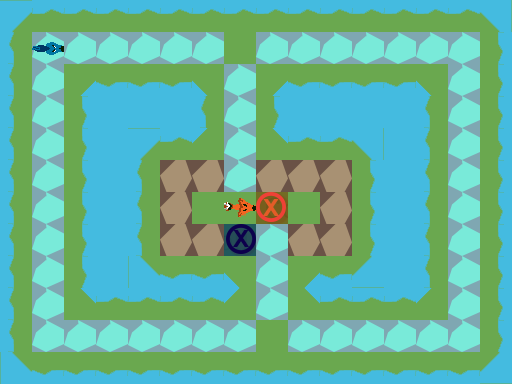

A level layout from a 2D game, rendered from its tile map. Below: a short description, then the map file with its tile-grid data intact:
An orthogonal 16x12 tile map with 32x32 px tiles, 3 tile layers (Ground, Obstacles, Objects), 1 hidden layer not drawn.

<map version="1.0" orientation="orthogonal" renderorder="right-down" width="16" height="12" tilewidth="32" tileheight="32" nextobjectid="6">
 <tileset firstgid="1" name="TilesetPlaceholder" tilewidth="32" tileheight="32" tilecount="240" columns="10">
  <image source="../../../Tileset.png" width="320" height="768" />
 </tileset>
 <layer name="Ground" width="16" height="12">
  <data encoding="csv">
3221225493,1610612747,1610612747,1610612747,1610612747,1610612747,1610612747,1610612747,1610612747,1610612747,1610612747,1610612747,1610612747,1610612747,1610612747,1610612757,
3221225483,18,18,18,18,18,18,1,18,18,18,18,18,18,18,11,
3221225483,18,31,2684354571,2684354571,2684354571,2684354591,18,31,2684354571,2684354571,2684354571,2684354571,2684354591,18,11,
3221225483,18,11,5,5,5,3221225483,18,11,5,5,5,5,3221225483,18,11,
3221225483,18,11,5,3221225493,1610612747,3221225503,18,1610612767,1610612747,1610612747,1610612757,5,3221225483,18,11,
3221225483,18,11,5,3221225483,17,17,18,17,17,17,11,5,3221225483,18,11,
3221225483,18,11,5,3221225483,17,1,1,1,1,17,11,5,3221225483,18,11,
3221225483,18,11,5,3221225483,17,17,1,18,17,17,11,5,3221225483,18,11,
3221225483,18,11,5,2684354581,2684354571,2684354571,2684354591,18,31,2684354571,21,5,3221225483,18,11,
3221225483,18,1610612767,1610612747,1610612747,1610612747,1610612747,3221225503,18,1610612767,1610612747,1610612747,1610612747,3221225503,18,11,
3221225483,18,18,18,18,18,18,18,1,18,18,18,18,18,18,11,
2684354581,2684354571,2684354571,2684354571,2684354571,2684354571,2684354571,2684354571,2684354571,2684354571,2684354571,2684354571,2684354571,2684354571,2684354571,21
</data>
 </layer>
 <layer name="Obstacles" width="16" height="12">
  <data encoding="csv">
0,0,0,0,0,0,0,0,0,0,0,0,0,0,0,0,
0,0,0,0,0,0,0,0,0,0,0,0,0,0,0,0,
0,0,0,0,0,0,0,0,0,0,0,0,0,0,0,0,
0,0,0,0,0,0,0,0,0,0,0,0,0,0,0,0,
0,0,0,0,0,0,0,0,0,0,0,0,0,0,0,0,
0,0,0,0,0,0,0,0,0,0,0,0,0,0,0,0,
0,0,0,0,0,0,0,0,0,0,0,0,0,0,0,0,
0,0,0,0,0,0,0,0,0,0,0,0,0,0,0,0,
0,0,0,0,0,0,0,0,0,0,0,0,0,0,0,0,
0,0,0,0,0,0,0,0,0,0,0,0,0,0,0,0,
0,0,0,0,0,0,0,0,0,0,0,0,0,0,0,0,
0,0,0,0,0,0,0,0,0,0,0,0,0,0,0,0
</data>
 </layer>
 <layer name="Objects" width="16" height="12">
  <data encoding="csv">
0,0,0,0,0,0,0,0,0,0,0,0,0,0,0,0,
0,2684354752,0,0,0,0,0,0,0,0,0,0,0,0,0,0,
0,0,0,0,0,0,0,0,0,0,0,0,0,0,0,0,
0,0,0,0,0,0,0,0,0,0,0,0,0,0,0,0,
0,0,0,0,0,0,0,0,0,0,0,0,0,0,0,0,
0,0,0,0,0,0,0,0,0,0,0,0,0,0,0,0,
0,0,0,0,0,0,0,2684354751,181,0,0,0,0,0,0,0,
0,0,0,0,0,0,0,182,0,0,0,0,0,0,0,0,
0,0,0,0,0,0,0,0,0,0,0,0,0,0,0,0,
0,0,0,0,0,0,0,0,0,0,0,0,0,0,0,0,
0,0,0,0,0,0,0,0,0,0,0,0,0,0,0,0,
0,0,0,0,0,0,0,0,0,0,0,0,0,0,0,0
</data>
 </layer>
 <layer name="Solution" width="16" height="12" visible="0">
  <data encoding="csv">
0,0,0,0,0,0,0,0,0,0,0,0,0,0,0,0,
0,0,0,0,0,0,0,0,0,0,0,0,0,0,0,0,
0,0,0,0,0,0,0,0,0,0,0,0,0,0,0,0,
0,0,0,0,0,0,0,0,0,223,223,223,223,0,0,0,
0,0,0,0,0,0,0,0,0,223,0,0,223,0,0,0,
0,0,0,0,0,0,0,0,0,223,0,0,223,0,0,0,
0,0,0,0,0,0,0,0,0,223,0,0,223,0,0,0,
0,0,0,0,0,0,0,0,0,223,0,0,223,0,0,0,
0,0,0,0,0,0,0,0,0,223,0,0,223,0,0,0,
0,0,0,0,0,0,0,0,0,223,223,223,0,0,0,0,
0,0,0,0,0,0,0,0,0,0,0,0,0,0,0,0,
0,0,0,0,0,0,0,0,0,0,0,0,0,0,0,0
</data>
 </layer>
</map>
